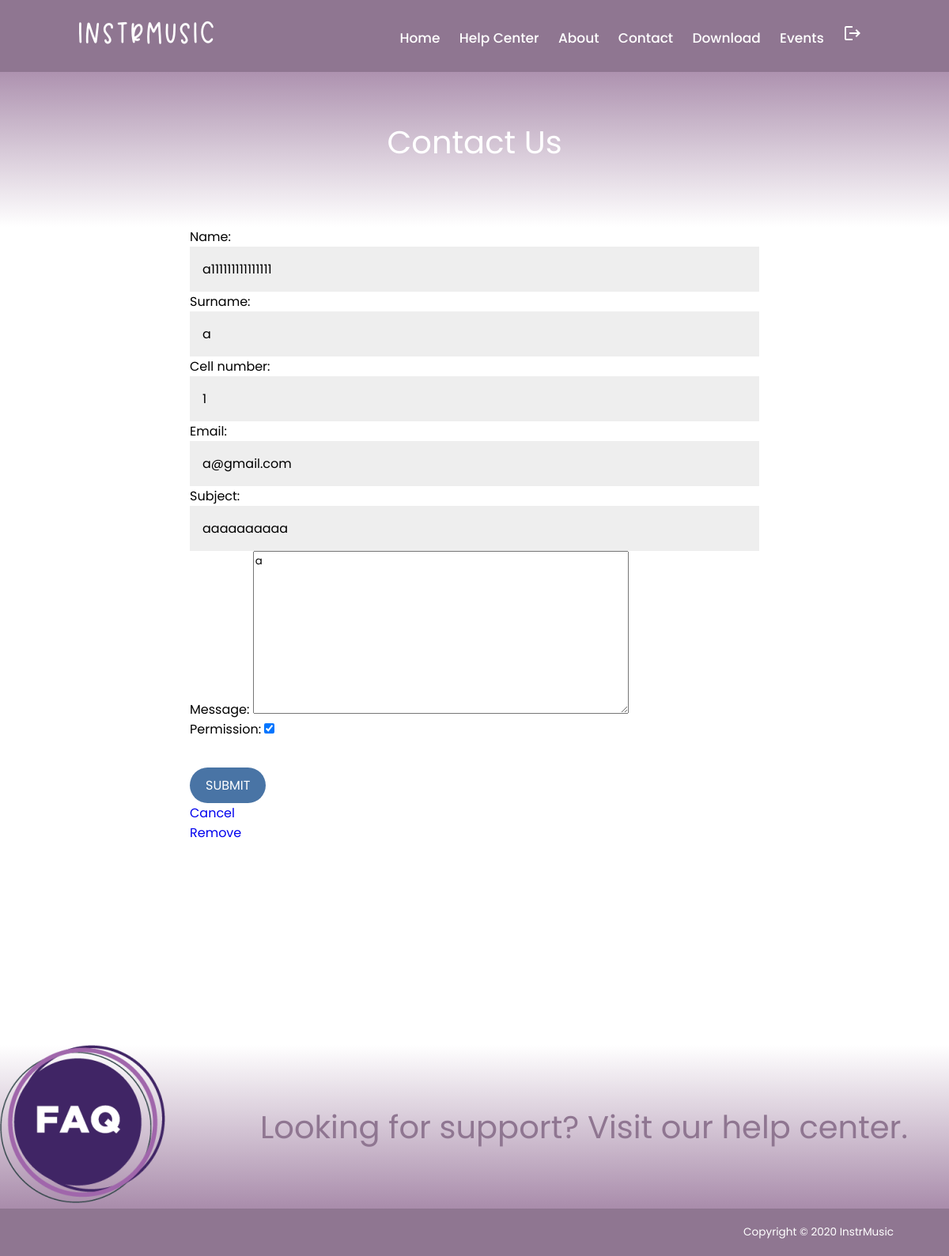
The app's page /edit_contact/16 (signed in) with its own data.
### website/models.py (models this page shows, shortened)
class Contact(models.Model):
    name = models.CharField(max_length=30)
    surname = models.CharField(max_length=30)
    cell_number = models.IntegerField(default=1)
    email = models.EmailField(max_length=254)
    subject = models.CharField(max_length=60)
    message = models.TextField(max_length=360, default='')
    perm = models.BooleanField(default=False)

### website/views.py (the view)
# urls.py: path('edit_contact/<int:contact_id>', views.edit_contact_page_view, name='edit_contact'),
def edit_contact_page_view(request, contact_id):
    contact = Contact.objects.get(id=contact_id)
    form = ContactForm(request.POST or None, instance=contact)
    if not request.user.is_authenticated:
        return HttpResponseRedirect(reverse('website:login'))
    if form.is_valid():
        form.save()
        return HttpResponseRedirect(reverse('website:list_contact'))
    context = {'form': form, 'contact_id': contact_id, 'message': "logged"}
    return render(request, 'website/edit_contact.html', context)

### website/forms.py
class ContactForm(ModelForm):
    class Meta:
        model = Contact
        fields = '__all__'
        labels = {
            'perm': 'Permission',
        }

### website/templates/website/edit_contact.html (shortened to what this page needs)
{% extends 'website/base.html' %}
{% load static %}
{% block main %}
    <article id="subheader">
        Contact Us
    </article>
    <form action="{% url 'website:edit_contact' contact_id %}" method="POST">
        {{ form.as_p }}
        <input type="submit" value="SUBMIT" lang="pt">
        <a href="{% url 'website:list_contact' %}" role="button"> Cancel </a>
        <a href="{% url 'website:remove_contact' contact_id %}" role="button">Remove</a>
    </form>
{% endblock main %}

### website/static/website/css/estilos.css (style rules this page uses)
* { box-sizing: border-box; font-family: 'Poppins', sans-serif; margin: 0; }
body { display: grid; height: 100vh; grid-template-rows: 80px; grid-template-areas: "header header header header" "main main main main" "footer footer footer footer"; }
a { text-decoration: none; }
input[type=submit] { margin-top: 5%; width: max-content; color: white; padding: 10px 20px; background: #4974a5; border: 0 none; cursor: pointer; -webkit-border-radius: 30px; border-radius: 30px; }
header ~ main #subheader { padding-top: 70px; text-align: center; grid-area: subheader; background: rgb(255, 255, 255); background: linear-gradient(0deg, rgba(255, 255, 255, 1) 0%, rgba(169, 140, 171, 1) 100%); font-size: 250%; color: white; }

### records on screen
Contact: name "a111111111111111", surname "a", cell_number "1", email "a@gmail.com", subject "aaaaaaaaaa", message "a", perm "☑"
